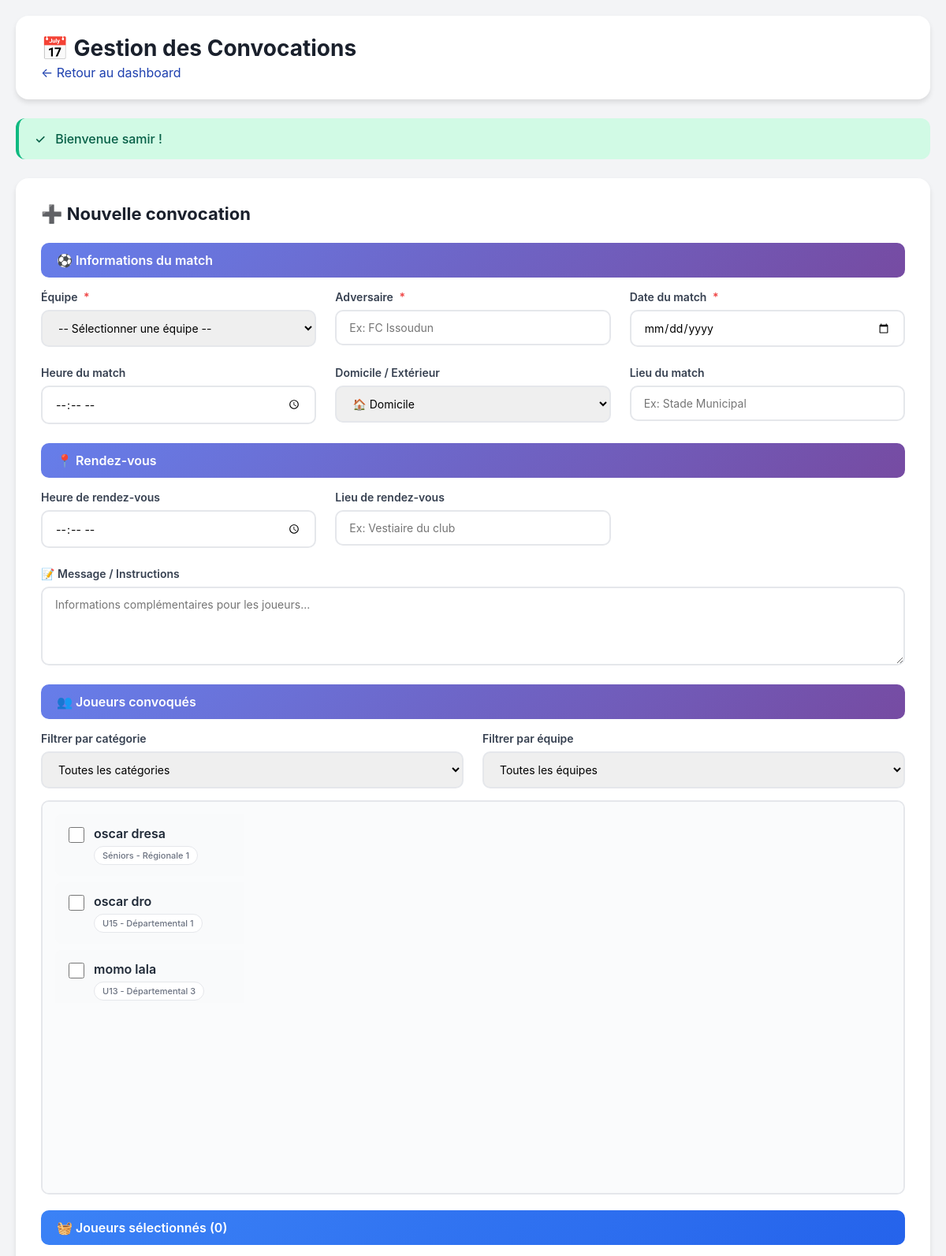
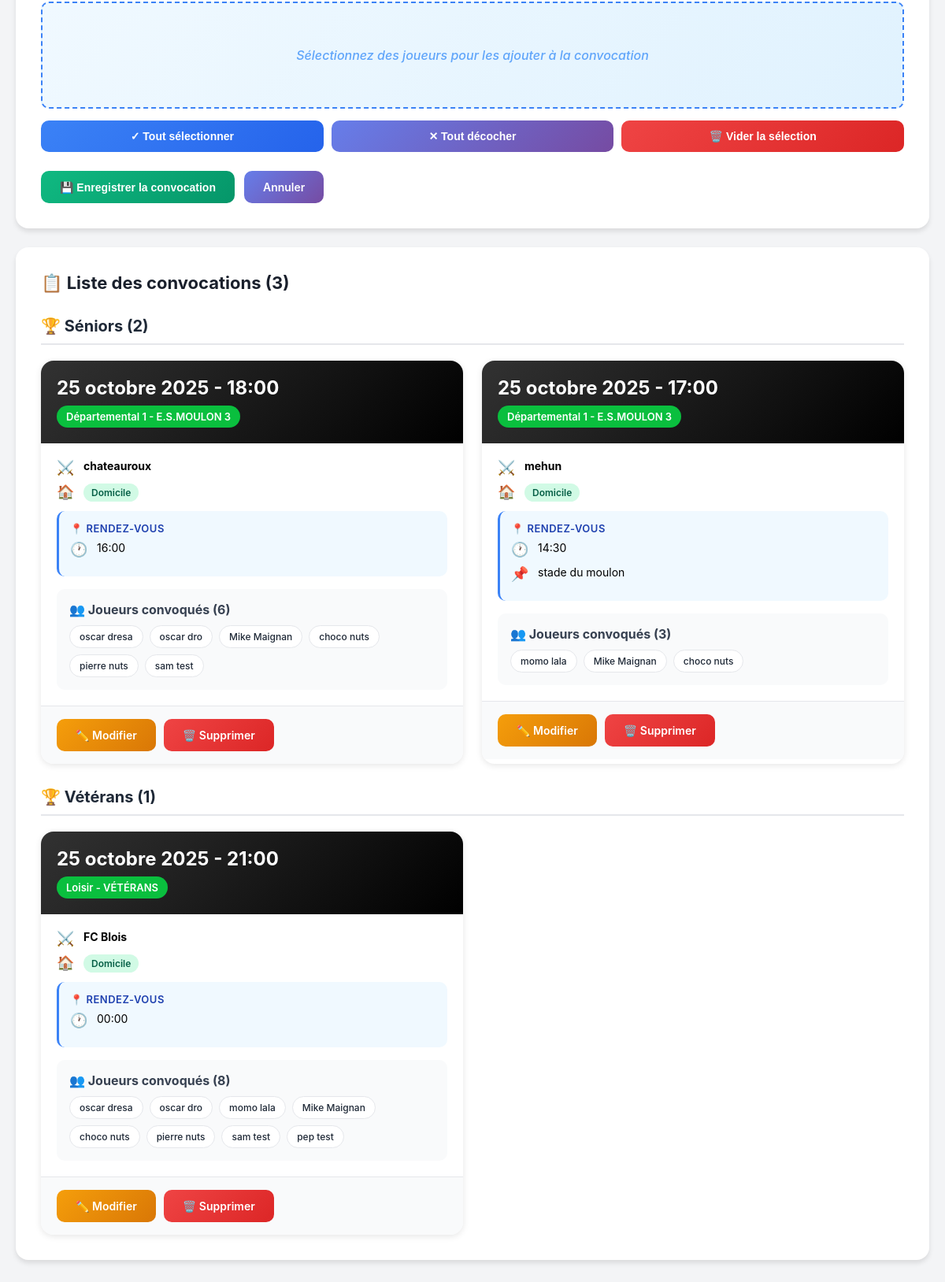
Screenshot of /BO/_backoffice/_sections/convocations.php (signed in) with the database file from the repository (2 pictures, top to bottom).
### tables this page shows
CREATE TABLE `convocations` (
  `id_convocation` int NOT NULL,
  `id_team` int NOT NULL,
  `match_date` date NOT NULL,
  `match_time` time NOT NULL,
  `opponent` varchar(255) NOT NULL,
  `home_away` enum('domicile','extérieur') NOT NULL,
  `location` varchar(255) NOT NULL,
  `meeting_time` time DEFAULT NULL,
  `meeting_place` varchar(255) DEFAULT NULL,
  `message` text,
  `created_by` int DEFAULT NULL,
  `created_at` timestamp NULL DEFAULT CURRENT_TIMESTAMP
);

CREATE TABLE `teams` (
  `id_team` int NOT NULL,
  `name` varchar(100) NOT NULL,
  `level` varchar(50) NOT NULL,
  `id_club_team` tinyint(1) NOT NULL DEFAULT '1',
  `id_category` int DEFAULT NULL,
  `id_media` int DEFAULT NULL,
  `id_team_logo` int DEFAULT NULL
);

CREATE TABLE `users` (
  `id_user` int NOT NULL,
  `id_role` int NOT NULL,
  `has_backoffice_access` tinyint(1) DEFAULT '0',
  `name` varchar(100) NOT NULL,
  `first_name` varchar(100) NOT NULL,
  `birth_date` date DEFAULT NULL,
  `phone` varchar(20) DEFAULT NULL,
  `address` varchar(255) DEFAULT NULL,
  `email` varchar(255) DEFAULT NULL,
  `password` varchar(255) DEFAULT NULL,
  `reset_token` varchar(255) DEFAULT NULL,
  `reset_token_expiry` datetime DEFAULT NULL,
  `is_password_set` tinyint(1) DEFAULT '0',
  `status` tinyint(1) NOT NULL DEFAULT '1',
  `created_at` datetime NOT NULL DEFAULT CURRENT_TIMESTAMP,
  `updated` datetime NOT NULL DEFAULT CURRENT_TIMESTAMP ON UPDATE CURRENT_TIMESTAMP,
  `id_media` int DEFAULT NULL
);

CREATE TABLE `categories` (
  `id_category` int NOT NULL,
  `name` varchar(100) NOT NULL,
  `description` text
);

### BO/_backoffice/_sections/convocations.php (the view, shortened to what the rows shown need)
<?php
require_once __DIR__ . '/../../../includes/config.php';
$edit_convocation = null;
$sql = "
    SELECT
        c.*,
        t.name AS team_name,
        t.level AS team_level,
        cat.name AS category_name,
        cat.id_category
    FROM convocations c
    INNER JOIN teams t ON c.id_team = t.id_team
    LEFT JOIN categories cat ON t.id_category = cat.id_category
    WHERE t.id_club_team = 1
    ORDER BY cat.name, c.match_date DESC, c.match_time DESC
";
$result = $conn->query($sql);
$all_convocations = $result ? $result->fetch_all(MYSQLI_ASSOC) : [];
$convocations_by_category = [];
$total_convocations = 0;
foreach ($all_convocations as $conv) {
    $category = $conv['category_name'] ?? 'Sans catégorie';
    $convocations_by_category[$category][] = $conv;
    $total_convocations++;
}
$teams_result = $conn->query("
    SELECT
        t.id_team,
        t.name AS team_name,
        t.level AS team_level,
        cat.name AS category_name,
        cat.id_category
    FROM teams t
    LEFT JOIN categories cat ON t.id_category = cat.id_category
    WHERE t.id_club_team = 1
    ORDER BY cat.name, t.level, t.name
");
while ($team = $teams_result->fetch_assoc()) {
    $category = $team['category_name'] ?? 'Sans catégorie';
}
?>
    <div class="container">
        <div class="header">
            <div>
                <h1>📅 Gestion des Convocations</h1>
            </div>
        </div>
        <div class="card">
            <h2><?= $edit_convocation ? "✏️ Modifier la convocation" : "➕ Nouvelle convocation" ?></h2>
        </div>
        <div class="card">
            <h2>📋 Liste des convocations (<?= $total_convocations ?>)</h2>
            <?php if ($total_convocations === 0): ?>
                <div class="empty-state">
                    <svg viewBox="0 0 24 24" fill="none" stroke="currentColor" stroke-width="2">
                        <path d="M9 5H7a2 2 0 00-2 2v12a2 2 0 002 2h10a2 2 0 002-2V7a2 2 0 00-2-2h-2M9 5a2 2 0 002 2h2a2 2 0 002-2M9 5a2 2 0 012-2h2a2 2 0 012 2"></path>
                    </svg>
                    <p>Aucune convocation créée pour le moment</p>
                </div>
            <?php else: ?>
                <?php foreach ($convocations_by_category as $category => $category_convocations): ?>
                    <div class="category-header">
                        <h3>🏆 <?= htmlspecialchars($category) ?> (<?= count($category_convocations) ?>)</h3>
                    </div>
                    <div class="convocation-grid">
                        <?php foreach ($category_convocations as $conv): ?>
                            <div class="convocation-card">
                                <div class="convocation-header">
                                    <div class="convocation-date">
                                        <?php
                                        $formatter = new IntlDateFormatter(
                                            'fr_FR',
                                            IntlDateFormatter::LONG,
                                            IntlDateFormatter::NONE,
                                            'Europe/Paris',
                                            IntlDateFormatter::GREGORIAN,
                                            'd MMMM yyyy'
                                        );
                                        echo $formatter->format(new DateTime($conv['match_date']));
                                        ?>
                                        <?php if (!empty($conv['match_time'])): ?>
                                            - <?= substr($conv['match_time'], 0, 5) ?>
                                        <?php endif; ?>
                                    </div>
                                    <span class="convocation-team">
                                        <?= htmlspecialchars($conv['team_level'] . ' - ' . $conv['team_name']) ?>
                                    </span>
                                </div>
                                <div class="convocation-body">
                                    <div class="info-row">
                                        <span class="info-icon">⚔️</span>
                                        <strong><?= htmlspecialchars($conv['opponent']) ?></strong>
                                    </div>
                                    <?php if (!empty($conv['home_away'])): ?>
                                        <div class="info-row">
                                            <span class="info-icon">
                                                <?= $conv['home_away'] == 'domicile' ? '🏠' : '✈️' ?>
                                            </span>
                                            <span class="home-away-badge <?= $conv['home_away'] ?>">
                                                <?= ucfirst($conv['home_away']) ?>
                                            </span>
                                        </div>
                                    <?php endif; ?>
                                    <?php if (!empty($conv['meeting_time']) || !empty($conv['meeting_place'])): ?>
                                        <div class="info-section">
                                            <div class="info-section-title">📍 Rendez-vous</div>
                                            <?php if (!empty($conv['meeting_time'])): ?>
                                                <div class="info-row">
                                                    <span class="info-icon">🕐</span>
                                                    <?= substr($conv['meeting_time'], 0, 5) ?>
                                                </div>
                                            <?php endif; ?>
                                            <?php if (!empty($conv['meeting_place'])): ?>
                                                <div class="info-row">
                                                    <span class="info-icon">📌</span>
                                                    <?= htmlspecialchars($conv['meeting_place']) ?>
                                                </div>
                                            <?php endif; ?>
                                        </div>
                                    <?php endif; ?>
                                    <?php
                                    $pStmt = $conn->prepare("
                                    SELECT u.first_name, u.name
                                    FROM convocation_players cp
                                    JOIN users u ON cp.id_player = u.id_user
                                    WHERE cp.id_convocation = ?
                                    ORDER BY u.name
                                ");
                                    $pStmt->bind_param('i', $conv['id_convocation']);
                                    $pStmt->execute();
                                    $players = $pStmt->get_result();
                                    if ($players->num_rows > 0):
                                    ?>
                                        <div class="convocation-players">
                                            <strong>👥 Joueurs convoqués (<?= $players->num_rows ?>)</strong>
                                            <div class="players-list">
                                                <?php while ($p = $players->fetch_assoc()): ?>
                                                    <span class="player-badge">
                                                        <?= htmlspecialchars($p['first_name'] . ' ' . $p['name']) ?>
                                                    </span>
                                                <?php endwhile; ?>
                                            </div>
                                        </div>
                                    <?php
                                    endif;
                                    ?>
                                </div>
                                <div class="convocation-actions">
                                    <a href="?section=convocations&edit=<?= $conv['id_convocation'] ?>"
                                        class="btn btn-warning">
                                        ✏️ Modifier
                                    </a>
                                    <a href="?section=convocations&delete=<?= $conv['id_convocation'] ?>"
                                        class="btn btn-danger"
                                        onclick="return confirm('⚠️ Êtes-vous sûr de vouloir supprimer cette convocation ?')">
                                        🗑️ Supprimer
                                    </a>
                                </div>
                            </div>
                        <?php endforeach; ?>
                    </div>
                <?php endforeach; ?>
            <?php endif; ?>
        </div>
    </div>
</body>
</html>

### rows the page displays
convocations: match_date "25 octobre 2025", match_time "18:00", id_team.name "Départemental 1 - E.S.MOULON 3", opponent "chateauroux", home_away "Domicile", meeting_time "16:00", num_rows "6"
users: first_name+name "oscar dresa"
users: first_name+name "oscar dro"
users: first_name+name "Mike Maignan"
users: first_name+name "choco nuts"
users: first_name+name "pierre nuts"
users: first_name+name "sam test"
convocations: match_date "25 octobre 2025", match_time "17:00", id_team.name "Départemental 1 - E.S.MOULON 3", opponent "mehun", home_away "Domicile", meeting_time "14:30", meeting_place "stade du moulon", num_rows "3"
users: first_name+name "momo lala"
teams: id_category.name "Vétérans", count($category_convocations) "1"
convocations: match_date "25 octobre 2025", match_time "21:00", id_team.name "Loisir - VÉTÉRANS", opponent "FC Blois", home_away "Domicile", meeting_time "00:00", num_rows "8"
users: first_name+name "pep test"

### other values shown
$icon "✓"
$display_msg "Bienvenue samir !"
$total_convocations "3"
$category "Séniors"
count($category_convocations) "2"
